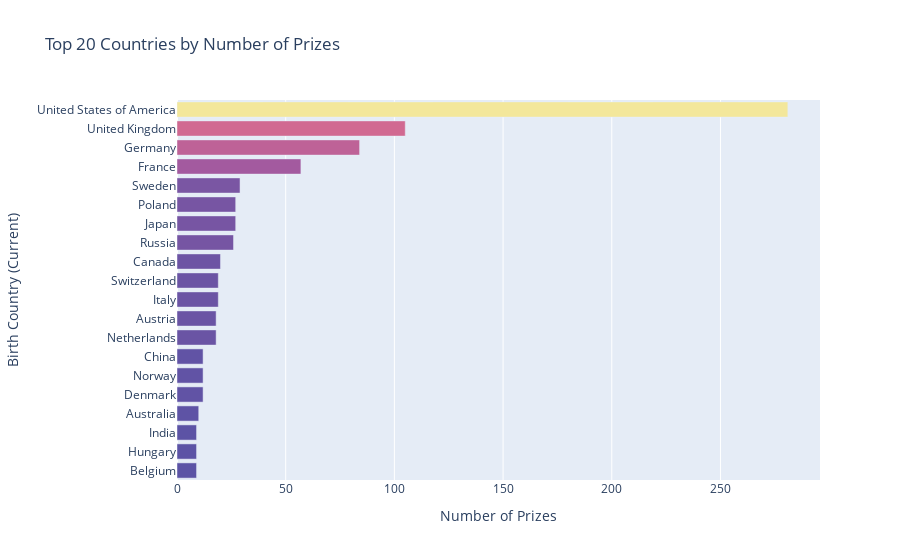

This figure's notebook cell:
### Code cell
h_bar = px.bar(x=top20_countries.prize, 
               y=top20_countries.birth_country_current, 
               orientation='h', 
               title='Top 20 Countries by Number of Prizes',
               color=top20_countries.prize,
               color_continuous_scale=px.colors.sequential.Sunset_r)
h_bar.update_layout(xaxis_title='Number of Prizes', 
                    yaxis_title='Birth Country (Current)', 
                    coloraxis_showscale=False)
h_bar.show()

### Figure 1 — Plotly figure (JSON) as saved in the notebook; plotly's stock layout.template omitted (floating-point values rounded to 4 significant figures)
{"data": [{"alignmentgroup": "True", "hovertemplate": "x=%{x}<br>y=%{y}<br>color=%{marker.color}<extra></extra>", "legendgroup": "", "marker": {"color": [9, 9, 9, 10, 12, 12, 12, 18, 18, 19, 19, 20, 26, 27, 27, 29, 57, 84, 105, 281], "coloraxis": "coloraxis"}, "name": "", "offsetgroup": "", "orientation": "h", "showlegend": false, "textposition": "auto", "type": "bar", "x": [9, 9, 9, 10, 12, 12, 12, 18, 18, 19, 19, 20, 26, 27, 27, 29, 57, 84, 105, 281], "xaxis": "x", "y": ["Belgium", "Hungary", "India", "Australia", "Denmark", "Norway", "China", "Netherlands", "Austria", "Italy", "Switzerland", "Canada", "Russia", "Japan", "Poland", "Sweden", "France", "Germany", "United Kingdom", "United States of America"], "yaxis": "y"}], "layout": {"barmode": "relative", "coloraxis": {"colorbar": {"title": {"text": "color"}}, "colorscale": [[0, "rgb(92, 83, 165)"], [0.1667, "rgb(160, 89, 160)"], [0.3333, "rgb(206, 102, 147)"], [0.5, "rgb(235, 127, 134)"], [0.6667, "rgb(248, 160, 126)"], [0.8333, "rgb(250, 196, 132)"], [1, "rgb(243, 231, 155)"]], "showscale": false}, "legend": {"tracegroupgap": 0}, "title": {"text": "Top 20 Countries by Number of Prizes"}, "xaxis": {"anchor": "y", "domain": [0, 1], "title": {"text": "Number of Prizes"}}, "yaxis": {"anchor": "x", "domain": [0, 1], "title": {"text": "Birth Country (Current)"}}}}
